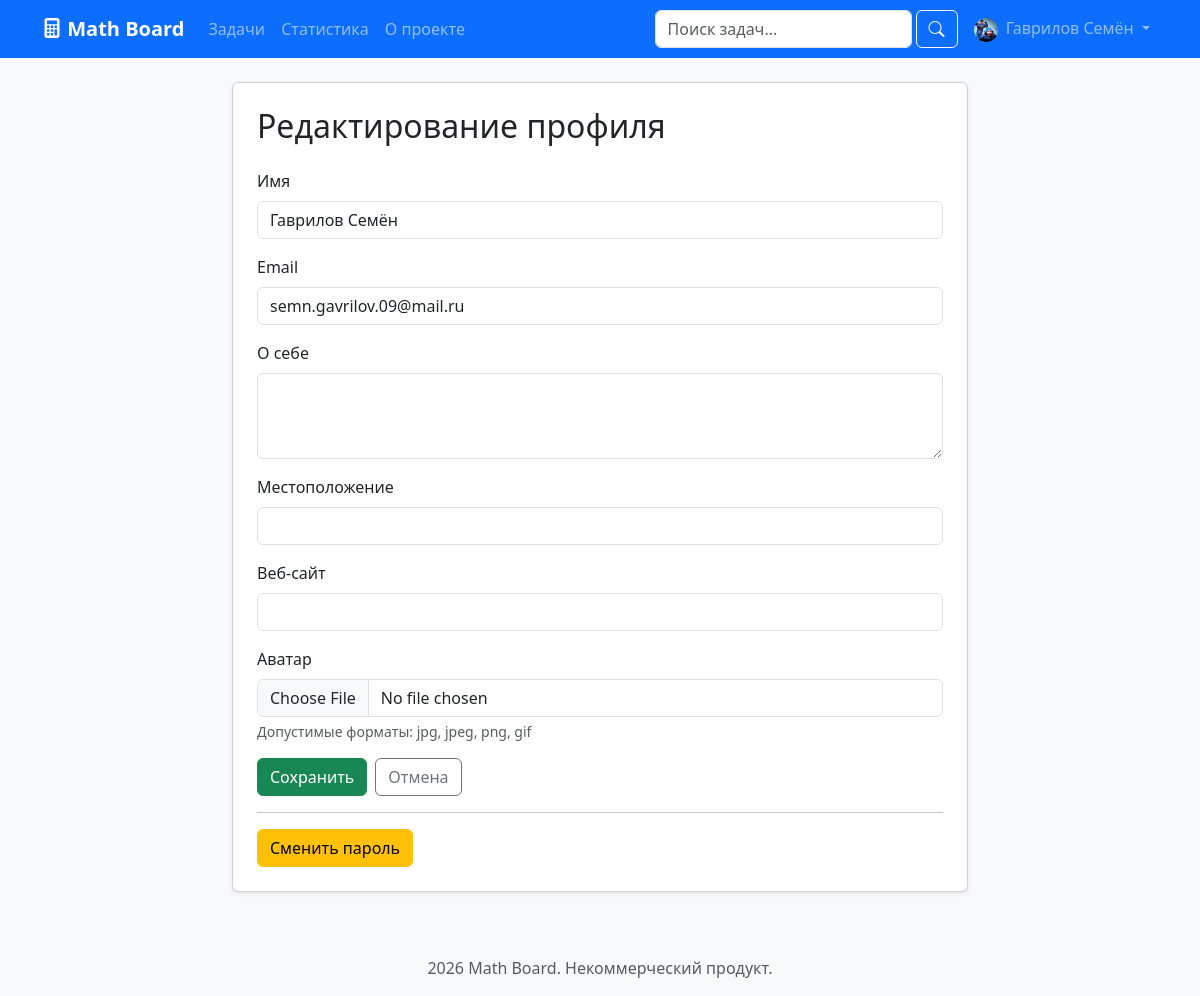
/profile/edit (signed in), run on the app's committed database.
### app/models.py (models this page shows, shortened)
class User(UserMixin, db.Model):
    __tablename__ = 'users'
    id = db.Column(db.Integer, primary_key=True)
    username = db.Column(db.String(64), unique=True, nullable=False, index=True)
    name = db.Column(db.String(100), nullable=False)
    email = db.Column(db.String(120), unique=True, nullable=True)
    password_hash = db.Column(db.String(256))
    avatar = db.Column(db.String(255), nullable=True, default='default_avatar.png')
    bio = db.Column(db.Text, nullable=True)
    location = db.Column(db.String(100), nullable=True)
    website = db.Column(db.String(255), nullable=True)
    role = db.Column(db.String(20), default=USER_ROLE_USER)
    email_confirmed = db.Column(db.Boolean, default=False)
    is_active = db.Column(db.Boolean, default=True)
    tasks_solved = db.Column(db.Integer, default=0)
    tasks_created = db.Column(db.Integer, default=0)
    total_likes_received = db.Column(db.Integer, default=0)
    reputation = db.Column(db.Integer, default=0)
    created_at = db.Column(db.DateTime, default=datetime.utcnow)
    last_seen = db.Column(db.DateTime, default=datetime.utcnow)
    modified_at = db.Column(db.DateTime, default=datetime.utcnow, onupdate=datetime.utcnow)
    tasks = db.relationship('Task', backref='author', lazy='dynamic',
                           cascade='all, delete-orphan')
    comments = db.relationship('Comment', backref='author', lazy='dynamic',
                              cascade='all, delete-orphan')
    likes = db.relationship('Like', backref='user', lazy='dynamic',
                           cascade='all, delete-orphan')
    favorites = db.relationship('Favorite', backref='user', lazy='dynamic',
                               cascade='all, delete-orphan')
    action_logs = db.relationship('UserActionLog', backref='user', lazy='dynamic',
                                 cascade='all, delete-orphan')
    def get_avatar_url(self):
        if self.avatar and self.avatar != 'default_avatar.png':
            return f'/static/uploads/avatars/{self.avatar}'
        return '/static/uploads/avatars/default_avatar.png'

### app/profile/routes.py (the view, shortened to what this page needs)
@bp.route('/edit', methods=['GET', 'POST'])
@login_required
def edit_profile():
    form = ProfileEditForm(obj=current_user)
    return render_template('profile_edit.html', title='Редактирование профиля', form=form)

### app/forms.py
class ProfileEditForm(FlaskForm):
    name = StringField('Имя', validators=[DataRequired(), Length(max=100)])
    email = EmailField('Email', validators=[Optional(), Email(), Length(max=120)])
    bio = TextAreaField('О себе', validators=[Optional(), Length(max=500)])
    location = StringField('Местоположение', validators=[Optional(), Length(max=100)])
    website = StringField('Веб-сайт', validators=[Optional(), URL()])
    avatar = FileField('Аватар', validators=[Optional(), FileAllowed(['jpg', 'jpeg', 'png', 'gif'], 'Только изображения!')])
    submit = SubmitField('Сохранить')

### app/templates/profile_edit.html (shortened to what this page needs)
{% extends "base.html" %}
{% block content %}
<div class="row justify-content-center">
    <div class="col-md-8">
        <div class="card shadow-sm">
            <div class="card-body p-4">
                <h2 class="card-title mb-4">Редактирование профиля</h2>
                <form method="post" enctype="multipart/form-data" novalidate>
                    <div class="mb-3">
                        {{ form.name.label(class="form-label") }}
                        {{ form.name(class="form-control") }}
                    </div>
                    <div class="mb-3">
                        {{ form.email.label(class="form-label") }}
                        {{ form.email(class="form-control") }}
                    </div>
                    <div class="mb-3">
                        {{ form.bio.label(class="form-label") }}
                        {{ form.bio(class="form-control", rows="3") }}
                    </div>
                    <div class="mb-3">
                        {{ form.location.label(class="form-label") }}
                        {{ form.location(class="form-control") }}
                    </div>
                    <div class="mb-3">
                        {{ form.website.label(class="form-label") }}
                        {{ form.website(class="form-control") }}
                    </div>
                    <div class="mb-3">
                        {{ form.avatar.label(class="form-label") }}
                        {{ form.avatar(class="form-control") }}
                        <div class="form-text">Допустимые форматы: jpg, jpeg, png, gif</div>
                    </div>
                    <div class="d-flex gap-2">
                        {{ form.submit(class="btn btn-success") }}
                        <a href="{{ url_for('profile.view_profile', username=current_user.username) }}" class="btn btn-outline-secondary">Отмена</a>
                    </div>
                </form>
                <hr>
                <a href="{{ url_for('profile.change_password') }}" class="btn btn-warning">Сменить пароль</a>
            </div>
        </div>
    </div>
</div>
{% endblock %}

### app/templates/base.html (shortened to what this page needs)
<!DOCTYPE html>
<html lang="ru">
<head>
    <link href="https://cdn.jsdelivr.net/npm/bootstrap@5.3.0/dist/css/bootstrap.min.css" rel="stylesheet">
    <link rel="stylesheet" href="https://cdn.jsdelivr.net/npm/bootstrap-icons@1.11.0/font/bootstrap-icons.css">
    <link rel="stylesheet" href="{{ url_for('static', filename='css/style.css') }}">
</head>
<body>
    <nav class="navbar navbar-expand-lg navbar-dark bg-primary">
        <div class="container">
            <a class="navbar-brand fw-bold" href="{{ url_for('tasks.index') }}">
                <i class="bi bi-calculator-fill"></i> Math Board
            </a>
            <div class="collapse navbar-collapse" id="navbarMain">
                <ul class="navbar-nav me-auto">
                    <li class="nav-item"><a class="nav-link" href="{{ url_for('tasks.index') }}">Задачи</a></li>
                    <li class="nav-item"><a class="nav-link" href="{{ url_for('profile.statistics') }}">Статистика</a></li>
                    <li class="nav-item"><a class="nav-link" href="{{ url_for('profile.about') }}">О проекте</a></li>
                </ul>
                <form class="d-flex me-2" action="{{ url_for('tasks.index') }}" method="get">
                    <input class="form-control me-1" type="search" name="q" placeholder="Поиск задач..." value="{{ request.args.get('q','') }}">
                    <button class="btn btn-outline-light" type="submit"><i class="bi bi-search"></i></button>
                </form>
                <ul class="navbar-nav">
                    {% if current_user.is_authenticated %}
                        <li class="nav-item dropdown">
                            <a class="nav-link dropdown-toggle" href="#" role="button" data-bs-toggle="dropdown">
                                <img src="{{ current_user.get_avatar_url() }}" alt="avatar" width="24" height="24" class="rounded-circle me-1">
                                {{ current_user.name }}
                            </a>
                        </li>
                    {% else %}
                        <li class="nav-item"><a class="nav-link" href="{{ url_for('auth.login') }}">Войти</a></li>
                        <li class="nav-item"><a class="nav-link" href="{{ url_for('auth.register') }}">Регистрация</a></li>
                    {% endif %}
                </ul>
            </div>
        </div>
    </nav>
    <main class="container mt-4">
        {% block content %}{% endblock %}
    </main>
    <footer class="mt-5 py-3 bg-light text-center">
        <div class="container">
            <span class="text-muted">2026 Math Board. Некоммерческий продукт.</span>
        </div>
    </footer>
</body>
</html>

### app/static/css/style.css (style rules this page uses)
body { background-color: #f8f9fc; font-family: 'Segoe UI', sans-serif; }

### data on the page
User: get_avatar_url (picture), name "Гаврилов Семён", email "semn.gavrilov.09@mail.ru"
